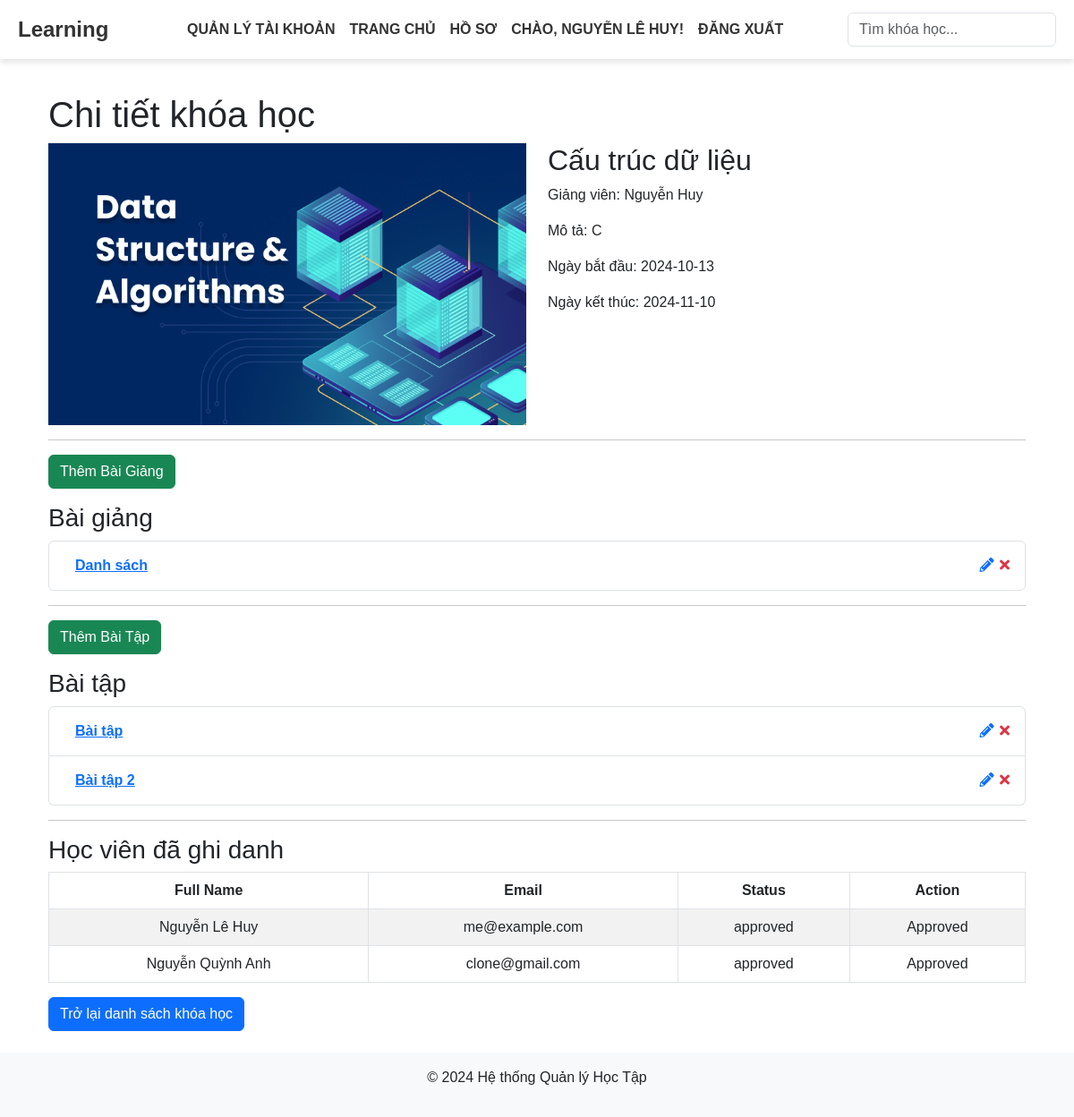
Page /courses/show/1 (signed in) on the committed database.
### tables this page shows
CREATE TABLE `courses` (
  `course_id` int(11) NOT NULL,
  `course_name` varchar(100) NOT NULL,
  `description` text NOT NULL,
  `lecturer_id` int(11) DEFAULT NULL,
  `start_date` date NOT NULL,
  `end_date` date NOT NULL,
  `image_path` varchar(255) NOT NULL,
  `created_at` timestamp NOT NULL DEFAULT current_timestamp()
);

CREATE TABLE `lectures` (
  `lecture_id` int(11) NOT NULL,
  `course_id` int(11) NOT NULL,
  `title` varchar(100) NOT NULL,
  `content` text NOT NULL,
  `file_path` varchar(255) DEFAULT NULL,
  `created_at` timestamp NOT NULL DEFAULT current_timestamp()
);

CREATE TABLE `assignments` (
  `assignment_id` int(11) NOT NULL,
  `course_id` int(11) NOT NULL,
  `title` varchar(100) NOT NULL,
  `description` text DEFAULT NULL,
  `due_date` date NOT NULL,
  `created_at` timestamp NOT NULL DEFAULT current_timestamp(),
  `file_path` varchar(255) DEFAULT NULL
);

CREATE TABLE `enrollments` (
  `enrollment_id` int(11) NOT NULL,
  `course_id` int(11) NOT NULL,
  `student_id` int(11) NOT NULL,
  `enrollment_date` timestamp NOT NULL DEFAULT current_timestamp(),
  `progress` decimal(5,2) DEFAULT 0.00,
  `status` enum('pending','approved','rejected') DEFAULT 'pending'
);

CREATE TABLE `users` (
  `user_id` int(11) NOT NULL,
  `username` varchar(50) NOT NULL,
  `password` varchar(255) NOT NULL,
  `full_name` varchar(100) NOT NULL,
  `email` varchar(100) NOT NULL,
  `role` enum('admin','lecturer','student') NOT NULL,
  `phone_number` varchar(15) NOT NULL,
  `address` varchar(255) NOT NULL,
  `date_of_birth` date NOT NULL,
  `registration_id` int(11) DEFAULT NULL,
  `created_at` timestamp NOT NULL DEFAULT current_timestamp()
);

### app/Controllers/CourseController.php (called while the page is built, shortened)
<?php
class CourseController
{
    private $courseModel;
    private $lectureModel;
    private $assignmentModel;
    private $userModel;
    public function __construct()
    {
        $database = new Database();
        $this->db = $database->getConnection();
        $this->courseModel = new Course($this->db);
        $this->lectureModel = new Lecture($this->db);
        $this->assignmentModel = new Assignment($this->db);
        $this->userModel = new User($this->db);
    }
    public function show($course_id)
    {
        $userData = $_SESSION['user'] ?? null;
        $course = $this->courseModel->getCourseById($course_id);
        $lectures = $this->lectureModel->getAllLecturesByCourse($course_id);
        $assignments = $this->assignmentModel->getAllAssignmentsByCourse($course_id);
        $lecturerId = $course['lecturer_id'];
        $lecturer = $this->userModel->getUserById($lecturerId);
        $lecturerName = $lecturer['full_name'];
        $isEnrolled = false;
        $students = $this->courseModel->getStudentsByCourse($course_id);
        $content = $this->renderView('Course/course_detail.php', [
            'userData' => $userData,
            'course' => $course,
            'lectures' => $lectures,
            'assignments' => $assignments,
            'isEnrolled' => $isEnrolled,
            'students' => $students,
            'lecturerName' => $lecturerName,
        ]);
    }
    private function renderView($view, $data = [])
    {
        extract($data);
        include __DIR__ . '/../Views/' . $view;
        return ob_get_clean();
    }
    private function renderLayout($content, $userData = null)
    {
        include __DIR__ . '/../Views/layout.php';
    }
}

### app/Config/Database.php (called while the page is built, shortened)
<?php
class Database {
    private $host = 'localhost';
    private $db_name = 'LearningSystem';
    private $username = 'root';
    private $password = '';
    public function getConnection() {
        $this->conn = null;
        try {
            $this->conn = new PDO("mysql:host=" . $this->host . ";dbname=" . $this->db_name, $this->username, $this->password);
            $this->conn->setAttribute(PDO::ATTR_ERRMODE, PDO::ERRMODE_EXCEPTION);
        } catch (PDOException $exception) {
            echo "Connection error: " . $exception->getMessage();
        }
        return $this->conn;
    }
}

### app/Models/Course.php (called while the page is built, shortened)
<?php
class Course
{
    private $conn;
    public function __construct($db)
    {
        $this->conn = $db;
    }
    public function getCourseById($courseId)
    {
        $stmt = $this->conn->prepare("SELECT * FROM courses WHERE course_id = :course_id");
        $stmt->bindParam(':course_id', $courseId);
        $stmt->execute();
        return $stmt->fetch(PDO::FETCH_ASSOC);
    }
    public function getStudentsByCourse($course_id)
    {
        $stmt = $this->conn->prepare("
            SELECT users.user_id, users.full_name, users.email, enrollments.status, enrollments.enrollment_id
            FROM enrollments
            JOIN users ON enrollments.student_id = users.user_id
            WHERE enrollments.course_id = ?
        ");
        $stmt->execute([$course_id]);
        return $stmt->fetchAll(PDO::FETCH_ASSOC);
    }
}

### app/Models/User.php (called while the page is built, shortened)
<?php
class User
{
    private $conn;
    public function __construct($db)
    {
        $this->conn = $db;
    }
    public function getUserById($userId)
    {
        $stmt = $this->conn->prepare("SELECT user_id, username, password, full_name, email, phone_number, address, date_of_birth, role FROM users WHERE user_id = :user_id");
        $stmt->bindParam(':user_id', $userId);
        $stmt->execute();
        return $stmt->fetch(PDO::FETCH_ASSOC);
    }
}

### app/Models/Lecture.php (called while the page is built, shortened)
<?php
class Lecture
{
    private $conn;
    public function __construct($db)
    {
        $this->conn = $db;
    }
    public function getAllLecturesByCourse($courseId)
    {
        $stmt = $this->conn->prepare("SELECT * FROM lectures WHERE course_id = ?");
        $stmt->execute([$courseId]);
        return $stmt->fetchAll(PDO::FETCH_ASSOC);
    }
}

### app/Models/Assignment.php (called while the page is built, shortened)
<?php
class Assignment
{
    private $conn;
    public function __construct($db)
    {
        $this->conn = $db;
    }
    public function getAllAssignmentsByCourse($courseId)
    {
        $stmt = $this->conn->prepare("SELECT * FROM assignments WHERE course_id = ?");
        $stmt->execute([$courseId]);
        return $stmt->fetchAll(PDO::FETCH_ASSOC);
    }
}

### app/Views/Course/course_detail.php (the view, shortened to what this page needs)
<div class="container mt-4">
    <h1>Chi tiết khóa học</h1>
    <div class="course-detail row">
        <div class="col-md-6">
            <img src="/uploads/<?php echo htmlspecialchars($course['image_path']); ?>" alt="Hình minh họa cho khóa học"
                class="img-fluid" style="object-fit: cover;">
        </div>
        <div class="col-md-6">
            <h2><?php echo htmlspecialchars($course['course_name']); ?></h2>
            <p>Giảng viên: <?php echo htmlspecialchars($lecturerName); ?></p>
            <p>Mô tả: <?php echo htmlspecialchars($course['description']); ?></p>
            <p>Ngày bắt đầu: <?php echo htmlspecialchars($course['start_date']); ?></p>
            <p>Ngày kết thúc: <?php echo htmlspecialchars($course['end_date']); ?></p>
        </div>
    </div>
    <hr>
    <?php if ($isEnrolled || ($userData['role'] === 'admin' || $userData['user_id'] === $course['lecturer_id'])): ?>
        <?php if ($userData['role'] === 'admin' || $userData['user_id'] === $course['lecturer_id']): ?>
            <a href="/lecture/create/<?php echo $course['course_id']; ?>" class="btn btn-success mb-3">Thêm Bài Giảng</a>
        <?php endif; ?>
        <h3>Bài giảng</h3>
        <ul class="list-group">
            <?php if (!empty($lectures)): ?>
                <?php foreach ($lectures as $lecture): ?>
                    <li class="list-group-item d-flex justify-content-between align-items-center">
                        <span>
                            <a href="/lecture/show/<?php echo $lecture['lecture_id']; ?>" class="btn btn-link">
                                <strong><?php echo htmlspecialchars($lecture['title']); ?></strong>
                            </a>
                        </span>
                        <?php if ($userData['role'] === 'admin' || $userData['user_id'] === $course['lecturer_id']): ?>
                            <span>
                                <a href="/lecture/edit/<?php echo $lecture['lecture_id']; ?>" class="btn btn-link p-0">
                                    <i class="fas fa-pencil-alt"></i>
                                </a>
                                <a href="/lecture/delete/<?php echo $lecture['lecture_id']; ?>" class="btn btn-link text-danger p-0"
                                    onclick="return confirm('Bạn có chắc chắn muốn xóa bài giảng này?');">
                                    <i class="fas fa-times"></i>
                                </a>
                            </span>
                        <?php endif; ?>
                    </li>
                <?php endforeach; ?>
            <?php else: ?>
                <li class="list-group-item">Không có bài giảng nào cho khóa học này.</li>
            <?php endif; ?>
        </ul>
        <hr>
        <?php if ($userData['role'] === 'admin' || $userData['user_id'] === $course['lecturer_id']): ?>
            <a href="/assignment/create/<?php echo $course['course_id']; ?>" class="btn btn-success mb-3">Thêm Bài Tập</a>
        <?php endif; ?>
        <h3>Bài tập</h3>
        <ul class="list-group">
            <?php if (!empty($assignments)): ?>
                <?php foreach ($assignments as $assignment): ?>
                    <li class="list-group-item d-flex justify-content-between align-items-center">
                        <span>
                            <a href="/assignment/show/<?php echo $assignment['assignment_id']; ?>" class="btn btn-link">
                                <strong><?php echo htmlspecialchars($assignment['title']); ?></strong>
                            </a>
                        </span>
                        <?php if ($userData['role'] === 'admin' || $userData['user_id'] === $course['lecturer_id']): ?>
                            <span>
                                <a href="/assignment/edit/<?php echo $assignment['assignment_id']; ?>" class="btn btn-link p-0">
                                    <i class="fas fa-pencil-alt"></i>
                                </a>
                                <a href="/assignment/delete/<?php echo $assignment['assignment_id']; ?>"
                                    class="btn btn-link text-danger p-0"
                                    onclick="return confirm('Bạn có chắc chắn muốn xóa bài tập này?');">
                                    <i class="fas fa-times"></i>
                                </a>
                            </span>
                        <?php endif; ?>
                    </li>
                <?php endforeach; ?>
            <?php else: ?>
                <li class="list-group-item">Không có bài tập nào cho khóa học này.</li>
            <?php endif; ?>
        </ul>
        <hr>
        <?php if (isset($userData['role']) && ($userData['role'] === 'admin' || $userData['user_id'] === $course['lecturer_id'])): ?>
            <h3>Học viên đã ghi danh</h3>
            <div class="table-responsive">
                <table class="table table-striped table-bordered text-center">
                    <thead class="thead-dark">
                        <tr>
                            <th>Full Name</th>
                            <th>Email</th>
                            <th>Status</th>
                            <th>Action</th>
                        </tr>
                    </thead>
                    <tbody>
                        <?php if (!empty($students)): ?>
                            <?php foreach ($students as $student): ?>
                                <tr>
                                    <td><?php echo htmlspecialchars($student['full_name']); ?></td>
                                    <td><?php echo htmlspecialchars($student['email']); ?></td>
                                    <td><?php echo htmlspecialchars($student['status']); ?></td>
                                    <td>
                                        <?php if ($student['status'] === 'pending'): ?>
                                            <form action="/enrollment/approve/<?php echo $student['enrollment_id']; ?>" method="post"
                                                class="d-inline">
                                                <button type="submit" class="btn btn-sm btn-success">Duyệt</button>
                                            </form>
                                            <form action="/enrollment/reject/<?php echo $student['enrollment_id']; ?>" method="post"
                                                class="d-inline">
                                                <button type="submit" class="btn btn-sm btn-danger">Từ chối</button>
                                            </form>
                                        <?php else: ?>
                                            <?php echo ucfirst($student['status']); ?>
                                        <?php endif; ?>
                                    </td>
                                </tr>
                            <?php endforeach; ?>
                        <?php else: ?>
                            <tr>
                                <td colspan="4">Chưa có học sinh nào ghi danh</td>
                            </tr>
                        <?php endif; ?>
                    </tbody>
                </table>
            </div>
        <?php endif; ?>
    <?php endif; ?>
    <a href="/courses" class="btn btn-primary">Trở lại danh sách khóa học</a>
</div>

### app/Views/layout.php (style rules this page uses)
body { font-family: Arial, sans-serif; padding-top: 80px; }

### rows in the picture
courses: image_path (picture), course_name "Cấu trúc dữ liệu", description "C", start_date "2024-10-13", end_date "2024-11-10"
lectures: title "Danh sách"
assignments: title "Bài tập"
assignments: title "Bài tập 2"
enrollments: student.full_name "Nguyễn Lê Huy", student.email "me@example.com", status "approved", status "Approved"
enrollments: student.full_name "Nguyễn Quỳnh Anh", student.email "clone@gmail.com", status "approved", status "Approved"

### other values in the picture
$userData['full_name'] "NGUYỄN LÊ HUY"
$lecturerName "Nguyễn Huy"
